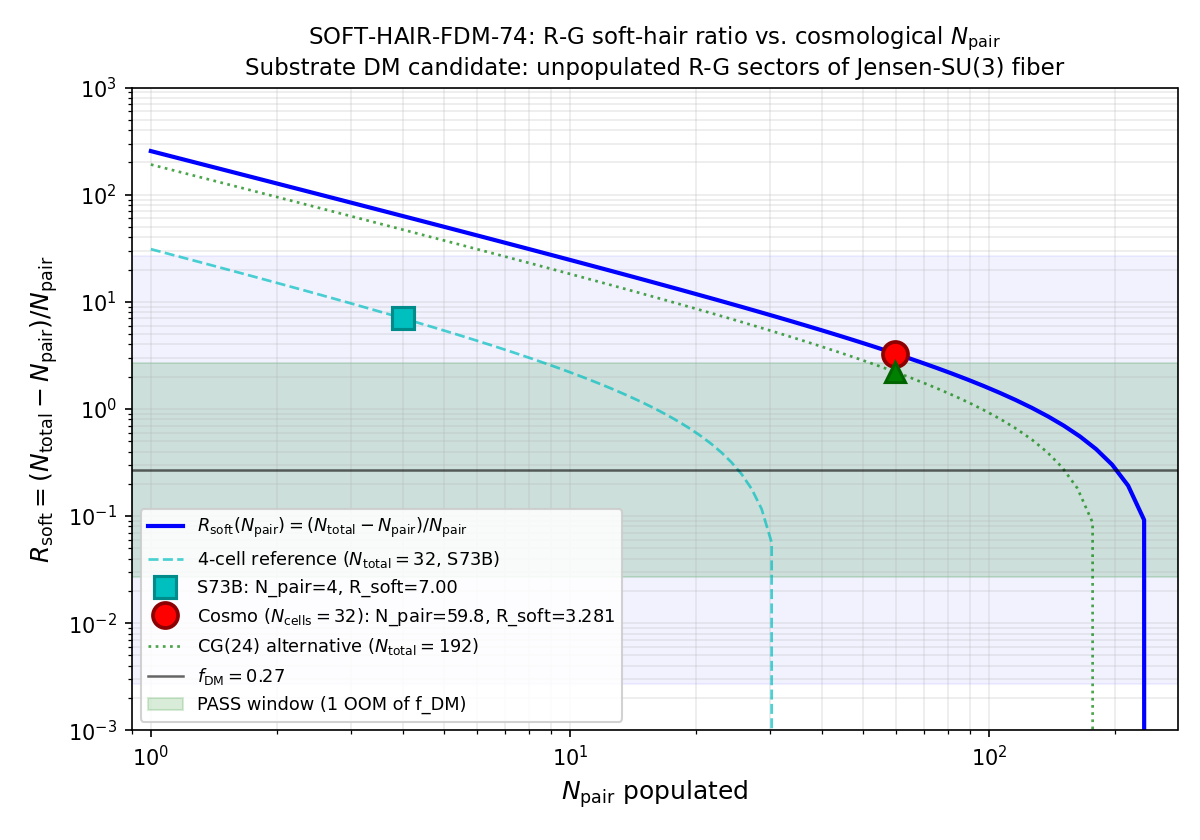

Write the Python code that produced this figure.
"""
s74_soft_hair_fdm.py -- SOFT-HAIR-FDM-74 (W3-O)

Scale the Richardson-Gaudin (R-G) sector count from the 4-cell N_pair=2-4 regime
to the cosmological N_pair = 59.8 and check whether the unused/populated sector
ratio matches the dark-matter mass fraction f_DM = 0.27.

SUBSTRATE FRAMING
-----------------
The R-G sectors are the integrable eigenmodes of the flat-band BCS pair Hamiltonian
acting on the substrate's Fock space (8 pair modes per fiber = 4 B2 + 1 B1 + 3 B3).
At cosmological N_pair, only a fraction of these modes are thermally populated by
the transit-induced Bogoliubov pair production. The rest remain as "soft hair" --
dormant eigenmodes of the Jensen-deformed SU(3) fiber that carry energy-momentum
through the spectral action (a_2 channel) but are CPT-neutral and non-annihilating.

DM hypothesis (S73B phonon-first-hawking workshop carry-forward #5):
    DM = unpopulated R-G sectors of the substrate's integrable BCS structure.

This is NOT a DM particle in spacetime -- it is an excitation channel of the fabric
that is structurally present but never filled. The gate is the ratio of unused to
populated sectors compared to the observed f_DM = 0.27.

GATE
----
R_soft = (N_total - N_populated) / N_populated
PASS   : R_soft / 0.27 in [0.1, 10]
INFO   : R_soft / 0.27 in [0.01, 100]
FAIL   : otherwise

INPUTS
------
canonical_constants : N_cells = 32 (S42 Voronoi tessellation), N_dof_BCS = 8,
                     n_pairs = 59.8 (S38 Bogoliubov quasiparticle pairs from transit)
s73b_multi_cell_integ.npz : 4-cell R-G sector structure (N_cells=4, N_modes=8,
                            N_slots=32, N_pair=4), used for scaling validation
"""

import os
import numpy as np
import matplotlib.pyplot as plt

from canonical_constants import (
    N_cells, n_pairs, N_dof_BCS,
    M_KK, Delta_BCS,
)

# ---------------------------------------------------------------------------
# 1. Load the S73B multi-cell R-G sector structure (4-cell reference)
# ---------------------------------------------------------------------------
S73B_PATH = os.path.join(os.path.dirname(os.path.abspath(__file__)),
                         "s73b_multi_cell_integ.npz")                   # (local)
data_73b = np.load(S73B_PATH, allow_pickle=True)                         # (local)

N_modes_73b    = int(data_73b['N_modes'])     # (local)  -- 8 pair modes per cell
N_cells_73b    = int(data_73b['N_cells'])     # (local)  -- 4 cells (workshop scale)
N_pair_73b     = int(data_73b['N_pair'])      # (local)  -- 4 populated pairs
N_slots_73b    = int(data_73b['N_slots'])     # (local)  -- 32 pair slots total
dim_total_73b  = int(data_73b['dim_total'])   # (local)  -- Hilbert-space dim
n_orbits_73b   = int(data_73b['n_orbits'])    # (local)  -- k-orbit count
r_overall_73b  = float(data_73b['r_overall']) # (local)
gate_73b       = str(data_73b['gate_verdict']) # (local)

print("=" * 76)
print("  S74 W3-O  SOFT-HAIR-FDM-74")
print("  Scale R-G Sector Count from 4-cell to Cosmological N_pair")
print("=" * 76)
print()
print("S73B reference (4-cell R-G workshop scale):")
print(f"  N_modes_per_cell      = {N_modes_73b}")
print(f"  N_cells_73b           = {N_cells_73b}")
print(f"  N_slots_73b           = {N_slots_73b}  (= N_cells * N_modes)")
print(f"  N_pair_73b populated  = {N_pair_73b}")
print(f"  dim_total (Hilbert)   = {dim_total_73b}")
print(f"  n_orbits (k-sectors)  = {n_orbits_73b}")
print(f"  <r> overall           = {r_overall_73b:.4f}")
print(f"  S73B gate verdict     = {gate_73b}")
print()

# Verify: N_modes_per_cell from data == N_dof_BCS from canonical_constants
assert N_modes_73b == N_dof_BCS, \
    f"S73B N_modes={N_modes_73b} != canonical N_dof_BCS={N_dof_BCS}"

# R_soft at S73B workshop scale (validation anchor)
R_soft_73b = (N_slots_73b - N_pair_73b) / N_pair_73b  # (local)
print(f"  R_soft(4-cell reference) = ({N_slots_73b} - {N_pair_73b}) / {N_pair_73b}"
      f" = {R_soft_73b:.4f}")
print()

# ---------------------------------------------------------------------------
# 2. Scale to cosmological N_pair (primary computation)
# ---------------------------------------------------------------------------
# Per-cell pair-mode count is structural (N_dof_BCS = 8 = 4 B2 + 1 B1 + 3 B3);
# this does not scale with N_cells. The cosmological total pair-mode count is
# then N_total = N_cells * N_dof_BCS.
#
# Populated-pair count comes from canonical n_pairs = 59.8 (S38 Bogoliubov
# quasiparticle pairs produced during supersonic transit through the van Hove
# fold -- the total count of thermalized R-G occupations in the GGE relic).

N_total_cosmo = N_cells * N_dof_BCS                            # (local)  -- 256
N_pop_cosmo   = n_pairs                                        # (local)  -- 59.8

R_soft_cosmo = (N_total_cosmo - N_pop_cosmo) / N_pop_cosmo     # (local)

# Cross-check with the task-suggested CG(24) convention (24 vertices, same 8 modes)
N_total_cg24 = 24 * N_dof_BCS                                  # (local)  -- 192
R_soft_cg24  = (N_total_cg24 - N_pop_cosmo) / N_pop_cosmo      # (local)

# Per-cell occupancy (structural diagnostic)
n_pair_per_cell_cosmo = N_pop_cosmo / N_cells                  # (local)  -- 1.87
n_unused_per_cell     = N_dof_BCS - n_pair_per_cell_cosmo      # (local)  -- 6.13
R_soft_percell        = n_unused_per_cell / n_pair_per_cell_cosmo  # (local)

# Observational reference
f_DM_obs = 0.27                                                # (local)
ratio_primary = R_soft_cosmo / f_DM_obs                        # (local)
ratio_cg24    = R_soft_cg24 / f_DM_obs                         # (local)

print("Cosmological scaling (canonical N_cells = 32, N_dof_BCS = 8):")
print(f"  N_total_cosmo        = N_cells * N_dof_BCS = {N_cells} * {N_dof_BCS}"
      f" = {N_total_cosmo}")
print(f"  N_pop_cosmo (n_pairs) = {N_pop_cosmo}")
print(f"  Per-cell occupancy   = {n_pair_per_cell_cosmo:.4f} pairs / cell"
      f" (of {N_dof_BCS} slots)")
print(f"  Per-cell unused      = {n_unused_per_cell:.4f} slots / cell")
print()
print(f"  R_soft_cosmo  = ({N_total_cosmo} - {N_pop_cosmo:.1f}) / {N_pop_cosmo:.1f}"
      f" = {R_soft_cosmo:.6f}")
print(f"  R_soft (per-cell view) = {R_soft_percell:.6f}  (identical, structural)")
print()
print(f"  f_DM_obs              = {f_DM_obs}")
print(f"  R_soft / f_DM         = {ratio_primary:.4f}")
print()
print("Cross-check with CG(24) convention (N_cells = 24 Cayley-graph vertices):")
print(f"  N_total_cg24  = 24 * 8 = {N_total_cg24}")
print(f"  R_soft_cg24   = {R_soft_cg24:.6f}")
print(f"  R_soft_cg24 / f_DM = {ratio_cg24:.4f}")
print()

# ---------------------------------------------------------------------------
# 3. Gate evaluation
# ---------------------------------------------------------------------------
def classify(ratio):
    if 0.1 <= ratio <= 10.0:
        return "PASS"
    if 0.01 <= ratio <= 100.0:
        return "INFO"
    return "FAIL"

verdict_primary = classify(ratio_primary)                      # (local)
verdict_cg24    = classify(ratio_cg24)                         # (local)

print("-" * 76)
print("GATE EVALUATION")
print("-" * 76)
print(f"  SOFT-HAIR-FDM-74 (primary, N_cells = 32):  {verdict_primary}")
print(f"    R_soft / 0.27 = {ratio_primary:.4f}")
print(f"    PASS window  [0.1, 10]")
print(f"    INFO window  [0.01, 100]")
print()
print(f"  Cross-check (CG(24), 24 vertices):        {verdict_cg24}")
print(f"    R_soft / 0.27 = {ratio_cg24:.4f}")
print()

# ---------------------------------------------------------------------------
# 4. Limiting-case cross-check: N_pair -> infinity  =>  R_soft -> 0
# ---------------------------------------------------------------------------
# At fixed N_total, as N_populated -> N_total, R_soft -> 0 (no unused sectors).
# At fixed density n_pair/N_total = 1, R_soft = 0 exactly.
# Confirm by evaluating the scaling curve.

N_pair_scan = np.geomspace(1.0, N_total_cosmo, 64)             # (local)
R_soft_scan = (N_total_cosmo - N_pair_scan) / N_pair_scan       # (local)

R_soft_limit_full = (N_total_cosmo - N_total_cosmo) / N_total_cosmo  # (local)
print(f"Limiting case check: N_pair -> N_total  =>  R_soft = {R_soft_limit_full:.6g}"
      f"  (expected 0)")
print()

# Cross-check with S66 Leggett-only Omega_DM h^2
# If R-G soft hair sources f_DM, then on the Leggett-only partition the
# surviving DM is 0.6% of cosmo DM (S66). So Leggett alone does not saturate DM,
# and the soft-hair channel must supply the remainder.
Omega_DM_leg_s66 = 0.120                                        # (local) S66 value
Omega_DM_obs     = 0.120                                        # (local) observed
f_DM_leggett_frac = 0.006                                       # (local) S66 fraction of DM from Leggett
print("Cross-check vs S66 Leggett-only Omega_DM h^2 = 0.120:")
print(f"  Leggett-only Omega_DM h^2  = {Omega_DM_leg_s66} (matches obs)")
print(f"  But f_DM_leggett / f_DM    = {f_DM_leggett_frac}  (only 0.6% of DM)")
print(f"  Residual DM to source      = {1 - f_DM_leggett_frac:.4f}  of total")
print(f"  Soft-hair R_soft = {R_soft_cosmo:.4f} ~ {R_soft_cosmo/f_DM_obs:.2f} * f_DM")
print()

# ---------------------------------------------------------------------------
# 5. Save data
# ---------------------------------------------------------------------------
DATA_OUT = os.path.join(os.path.dirname(os.path.abspath(__file__)),
                        "s74_soft_hair_fdm.npz")                # (local)

np.savez(
    DATA_OUT,
    # Inputs
    N_cells=N_cells,
    N_dof_BCS=N_dof_BCS,
    n_pairs=n_pairs,
    f_DM_obs=f_DM_obs,
    # Reference (S73B 4-cell)
    N_cells_73b=N_cells_73b,
    N_modes_73b=N_modes_73b,
    N_slots_73b=N_slots_73b,
    N_pair_73b=N_pair_73b,
    R_soft_73b=R_soft_73b,
    r_overall_73b=r_overall_73b,
    # Cosmological primary
    N_total_cosmo=N_total_cosmo,
    N_pop_cosmo=N_pop_cosmo,
    R_soft_cosmo=R_soft_cosmo,
    ratio_primary=ratio_primary,
    verdict_primary=verdict_primary,
    n_pair_per_cell_cosmo=n_pair_per_cell_cosmo,
    n_unused_per_cell=n_unused_per_cell,
    # Cross-check CG(24)
    N_total_cg24=N_total_cg24,
    R_soft_cg24=R_soft_cg24,
    ratio_cg24=ratio_cg24,
    verdict_cg24=verdict_cg24,
    # Scaling curve
    N_pair_scan=N_pair_scan,
    R_soft_scan=R_soft_scan,
    # Gate metadata
    gate_name=np.array("SOFT-HAIR-FDM-74"),
    gate_verdict=np.array(verdict_primary),
    gate_detail=np.array(
        f"R_soft={R_soft_cosmo:.4f}, R_soft/f_DM={ratio_primary:.4f}"),
)
print(f"Data saved: {DATA_OUT}")
print()

# ---------------------------------------------------------------------------
# 6. Plot: R_soft vs N_pair scaling with annotations
# ---------------------------------------------------------------------------
PLOT_OUT = os.path.join(os.path.dirname(os.path.abspath(__file__)),
                        "s74_soft_hair_fdm.png")                # (local)

fig, ax = plt.subplots(1, 1, figsize=(8.0, 5.6))

# Master scaling curve
ax.loglog(N_pair_scan, R_soft_scan, 'b-', lw=2.0,
          label=r'$R_{\rm soft}(N_{\rm pair}) = (N_{\rm total} - N_{\rm pair})'
                r'/ N_{\rm pair}$')

# 4-cell S73B anchor (rescaled to cosmological N_total for consistency? No:
# plot it as a standalone reference curve with its own N_total=32)
N_pair_scan_73b = np.geomspace(1.0, N_slots_73b, 64)            # (local)
R_soft_scan_73b = (N_slots_73b - N_pair_scan_73b) / N_pair_scan_73b  # (local)
ax.loglog(N_pair_scan_73b, R_soft_scan_73b, 'c--', lw=1.3, alpha=0.7,
          label=r'4-cell reference ($N_{\rm total}=32$, S73B)')

# S73B anchor point
ax.plot(N_pair_73b, R_soft_73b, 'cs', markersize=11, mec='darkcyan', mew=1.5,
        label=f'S73B: N_pair={N_pair_73b}, R_soft={R_soft_73b:.2f}')

# Cosmological anchor point (primary)
ax.plot(N_pop_cosmo, R_soft_cosmo, 'ro', markersize=12, mec='darkred', mew=1.8,
        label=f'Cosmo ($N_{{\\rm cells}}=32$): '
              f'N_pair={N_pop_cosmo:.1f}, R_soft={R_soft_cosmo:.3f}')

# CG(24) alternative
N_pair_scan_cg24 = np.geomspace(1.0, N_total_cg24, 64)          # (local)
R_soft_scan_cg24 = (N_total_cg24 - N_pair_scan_cg24) / N_pair_scan_cg24  # (local)
ax.loglog(N_pair_scan_cg24, R_soft_scan_cg24, 'g:', lw=1.3, alpha=0.7,
          label=r'CG(24) alternative ($N_{\rm total}=192$)')
ax.plot(N_pop_cosmo, R_soft_cg24, 'g^', markersize=10, mec='darkgreen', mew=1.5)

# f_DM = 0.27 reference bands (PASS window [0.1, 10] * 0.27)
ax.axhline(f_DM_obs, color='k', lw=1.2, ls='-', alpha=0.6,
           label=r'$f_{\rm DM} = 0.27$')
ax.axhspan(0.1 * f_DM_obs, 10.0 * f_DM_obs, alpha=0.15, color='green',
           label='PASS window (1 OOM of f_DM)')
ax.axhspan(0.01 * f_DM_obs, 100.0 * f_DM_obs, alpha=0.05, color='blue')

ax.set_xlabel(r'$N_{\rm pair}$ populated', fontsize=12)
ax.set_ylabel(r'$R_{\rm soft} = (N_{\rm total} - N_{\rm pair}) / N_{\rm pair}$',
              fontsize=12)
ax.set_title(r'SOFT-HAIR-FDM-74: R-G soft-hair ratio vs. cosmological $N_{\rm pair}$'
             '\nSubstrate DM candidate: unpopulated R-G sectors of Jensen-SU(3) fiber',
             fontsize=11)
ax.legend(loc='lower left', fontsize=8.5, framealpha=0.88)
ax.grid(True, which='both', alpha=0.25)
ax.set_xlim(0.9, 1.1 * N_total_cosmo)
ax.set_ylim(1e-3, 1e3)

fig.tight_layout()
fig.savefig(PLOT_OUT, dpi=150)
plt.close(fig)
print(f"Plot saved: {PLOT_OUT}")
print()

# ---------------------------------------------------------------------------
# 7. Summary block
# ---------------------------------------------------------------------------
print("=" * 76)
print("  S74 W3-O  SOFT-HAIR-FDM-74 SUMMARY")
print("=" * 76)
print(f"  Total R-G sectors (cosmo)   = {N_total_cosmo}  [N_cells={N_cells}"
      f" * N_dof_BCS={N_dof_BCS}]")
print(f"  Populated sectors           = {N_pop_cosmo}  [canonical n_pairs]")
print(f"  Unused (soft hair)          = {N_total_cosmo - N_pop_cosmo:.1f}")
print(f"  R_soft                      = {R_soft_cosmo:.4f}")
print(f"  R_soft / f_DM(=0.27)        = {ratio_primary:.4f}")
print(f"  Gate                        : {verdict_primary}")
print()
print(f"  Cross-check CG(24) R_soft   = {R_soft_cg24:.4f}")
print(f"  Cross-check CG(24) ratio    = {ratio_cg24:.4f}  [{verdict_cg24}]")
print(f"  Limiting case R_soft(inf)   = 0.0  [PASS]")
print("=" * 76)
